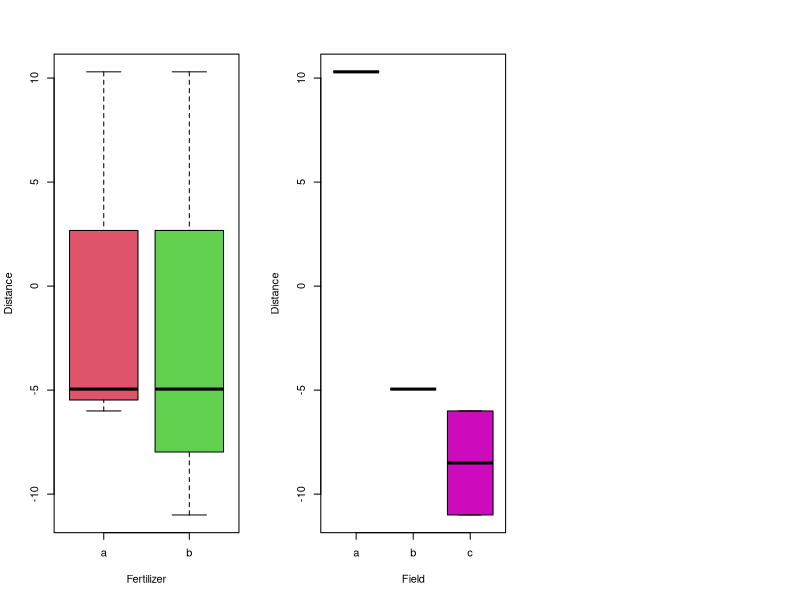

Recreate this plot in R. (Note: this script raises an error after producing the figure.)
## ---- chunk 1
## set working directory
require("knitr")
require("car")
## ---- chunk 2
df <- data.frame(Fertilizer=c(rep("a",3),rep("b",3)), Field=rep(c("a","b","c"),2), Yield=c(10.3,-4.95, -6, 10.3, -4.95, -11))
fertilizer <- df$Fertilizer
field <- df$Field
yield <- df$Yield
## ---- chunk 3
# Plot of the data
par(mfrow = c(1,3))
boxplot(yield~fertilizer, df, xlab = "Fertilizer", ylab = "Distance", col = c(2,3))
boxplot(yield~field, df, xlab = "Field", ylab = "Distance", col=c(4,5,6))
plot(as.numeric(fertilizer), yield, col = as.numeric(fertilizer)+1, 
     pch = as.numeric(field), xlab = "Fertilizer", ylab = "Yield")
legend("center", legend = c("a", "b", "c"), 
       col = c(2,2,2,3,3,3), pch = c(1,2,3,1,2,3))

# Calculate one-way ANOVA for fertilizer
lm1a <- lm(yield~fertilizer, df)
anova(lm1a)

# Calculate one-way ANOVA for field
lm1b <- lm(yield~field, df)
anova(lm1b)

# Checking model assumptions
par(mfrow = c(2,2))
plot(lm1a, col = fertilizer, which = 1:2, pch=19)
plot(lm1b, col = field, which = 1:2, pch=19)

# Two-way Anova
# lm2 <- lm(yield~fertilizer+field, df)
# anova(lm2)
# par(mfrow = c(1,2))
# plot(lm2, col = df$field, which = 1:2, pch=19)
## ---- chunk 4
# Fertilizer Linear Model
summary(lm1a)
# Field Linear Model
summary(lm1b)
## ---- chunk 5

lm2 <- lm(yield~fertilizer*field, df)
# One-way ANOVA with interactions between fertilizer and field
anova(lm2)
# Fertilizer and Field interactions linear model
summary(lm2)
## ---- chunk 6
# Combining fields into "ab" and "c"
df$Field2 <- df$Field
levels(df$Field2) <- rep(c(rep("ab",2), "c"),2)
field2 <- df$Field2
lm3 <- lm(yield~fertilizer*field2, df)
# One-way ANOVA of fertilizer and field interactions
anova(lm3)
# Fertilizer and Field interactions linear model
summary(lm3)
